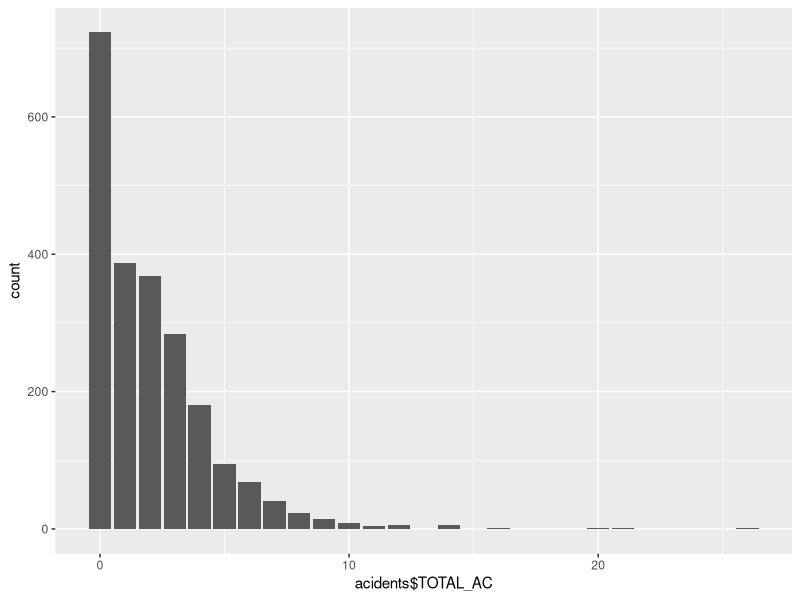
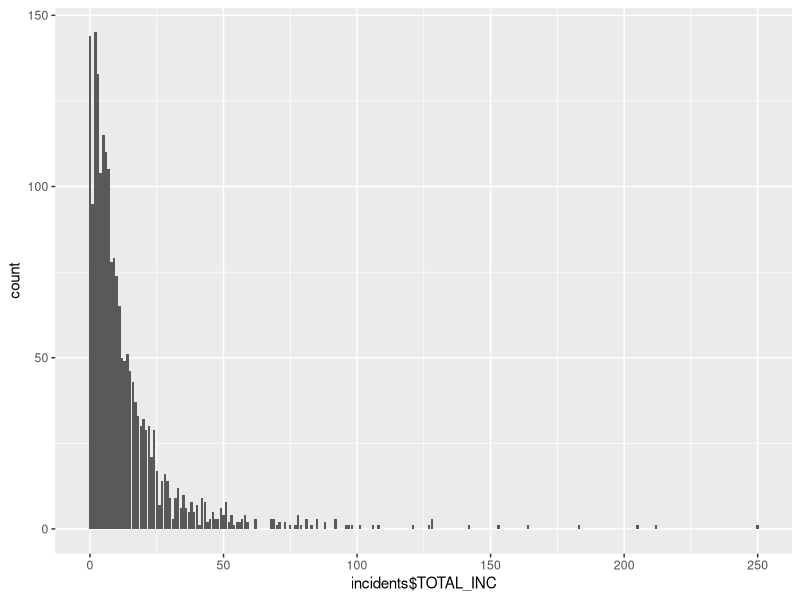
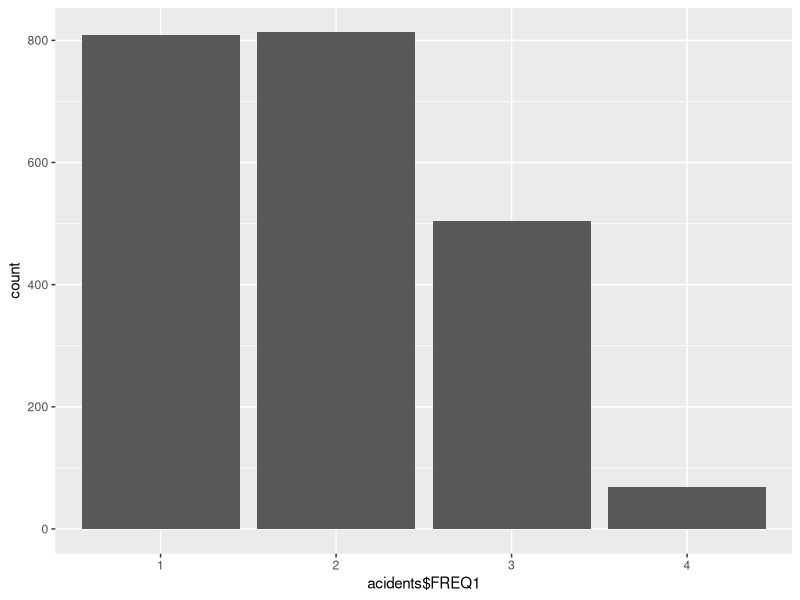
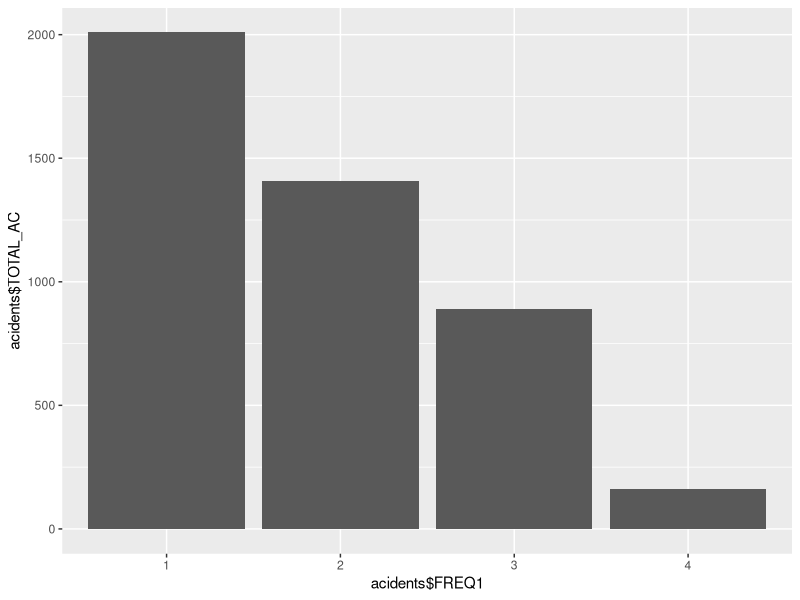
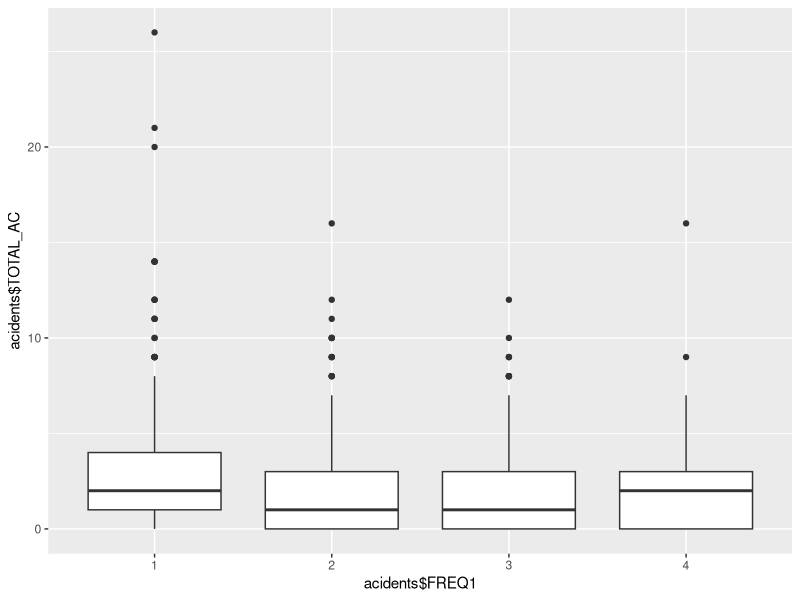
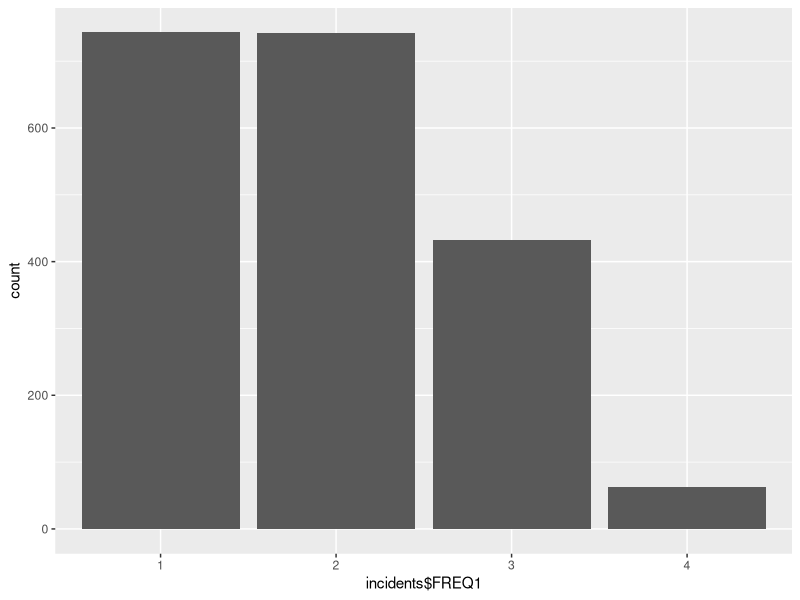
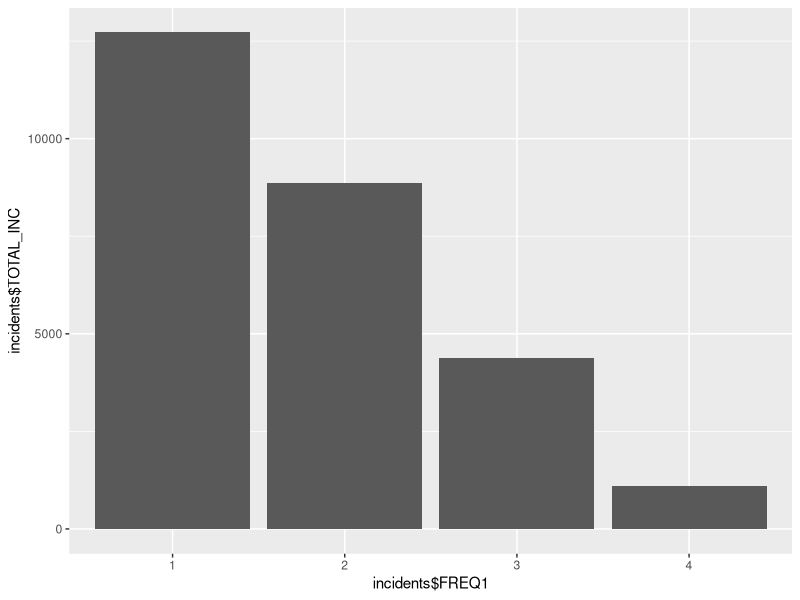
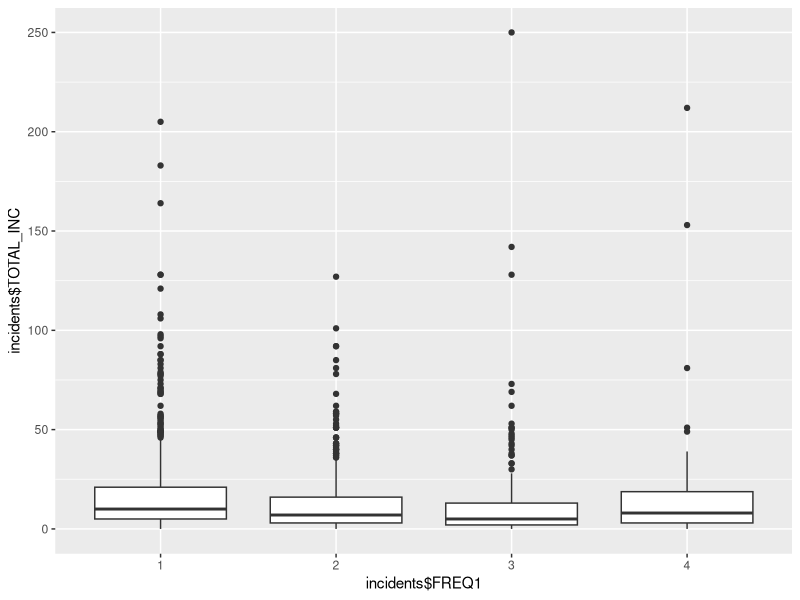

R code for these plots, in order:
library(tidyverse)

joined <- read.csv("prepared_data.csv", header = TRUE)
acidents  <- read.csv("BDD_ACCIDENTO_SUM_ACC.csv", header = TRUE)
incidents <- read.csv("BDD_INCIDENTO_SUM_INC.csv", header = TRUE)

#Transforming the missing values of the column TOTAL_AC, 
#corresponding to the people who did not have accidents, into 0
joined$TOTAL_AC[is.na(joined$TOTAL_AC)] <- 0
acidents$TOTAL_AC[is.na(acidents$TOTAL_AC)] <- 0


ggplot(acidents, mapping = aes(x=acidents$TOTAL_AC)) + geom_bar() #nb of people x nb of accidents 
  #Most people have never had an accident. Most of those who did had only 1 or 2 accidents.

ggplot(incidents, mapping = aes(x=incidents$TOTAL_INC)) + geom_bar() #nb of people x nb of incidents 

mean(acidents$TOTAL_AC) #2.051085
mean(incidents$TOTAL_INC) #13.70571


median(acidents$TOTAL_AC) #1
median(incidents$TOTAL_INC) #8

cor(joined$TOTAL_AC, joined$TOTAL_INC) # 0.04419411
  # The two variavles are not very correlated! This means that the number of incidents a person
  # has cannot predict the number of acidents they have!

# _________________ ANOVA FREQUENCY __________________________________________________________

#There is a problem with the structure of the file: some data is missplaced! We'll filter those instances out
acidents <- filter(acidents, acidents$FREQ1 < 5)

#Now we will tell R that the data is, in fact, categorical, and not an int
acidents$FREQ1 <- as.factor(acidents$FREQ1)
str(acidents$FREQ1)

# First we start by seeing how often the people use their motorcycles
ggplot(acidents, mapping = aes(x=acidents$FREQ1)) + geom_bar()
  # "We can see that the number of people that use it everyday is roughly the same as the number of people that use it 
  #   a couple of times a week"

#The total nulber of accidents by 
ggplot(acidents, mapping = aes(x=acidents$FREQ1, y=acidents$TOTAL_AC)) + geom_bar(stat="identity")
  # "When we look at the sum of all accidents, on the other hand, we can see that people that daily users are responsable 
  # for more accidents then those who use it sa couple of times a week"

#Boxplot of the frequency of utilisation x nb accidents
ggplot(acidents, mapping = aes(x=acidents$FREQ1, y=acidents$TOTAL_AC)) + geom_boxplot()
  # "By looking at the boxplot we observe that, all categories have about the same mean amount of accidents,
  # but the daily users category has some outliers that drag their average and total numbers up"

res.anova.f1.ac <- aov(TOTAL_AC ~ FREQ1, data = acidents)
summary(res.anova.f1.ac)
  # "By doind the ANOVA we find a p-value of 0.000974, which shows that there is a statistically significant
  #  relationship between the frequency of use and the number of accidents" But how much is it due to the outliers?

# For the incidents, we prepare the data as above
incidents <- filter(incidents, incidents$FREQ1 < 5)
incidents$FREQ1 <- as.factor(incidents$FREQ1)
str(acidents$FREQ1)

ggplot(incidents, mapping = aes(x=incidents$FREQ1)) + geom_bar()
ggplot(incidents, mapping = aes(x=incidents$FREQ1, y=incidents$TOTAL_INC)) + geom_bar(stat="identity")
ggplot(incidents, mapping = aes(x=incidents$FREQ1, y=incidents$TOTAL_INC)) + geom_boxplot()
  #We can see the same trends in the incident side

res.anova.f1.inc <- aov(TOTAL_INC ~ FREQ1, data = incidents)
summary(res.anova.f1.inc)
  #And the anova confirms, with a p-value of 1.34e-10, that the frequency of use also shares a relationship 
  #with the number of incidents

# _________________ ANOVA USAGE __________________________________________________________

# Same import error, same fix
incidents <- filter(incidents, incidents$USAGE1 < 4)
incidents$USAGE1 <- as.factor(incidents$USAGE1)
str(incidents$USAGE1)

ggplot(incidents, mapping = aes(x=incidents$USAGE1)) + geom_bar()
  #The number of people that use their motorcycles for leisure is slightly larger than 
  #those that use it to go to work while few people use it TO work

ggplot(incidents, mapping = aes(x=incidents$USAGE1, y=incidents$TOTAL_INC)) + geom_bar(stat="identity")
  #There are more accidents by those that go to work on their bikes than use it for leisure, 
  #in opposition to the previous finding

ggplot(incidents, mapping = aes(x=incidents$USAGE1, y=incidents$TOTAL_INC)) + geom_boxplot()
  #This graph indicates a higher average of incidnts for those who use their motorcycles professionaly.

res.anova.u1.inc <- aov(TOTAL_INC ~ USAGE1, data = incidents)
summary(res.anova.u1.inc)

acidents <- filter(acidents, acidents$USAGE1 < 4)
acidents$USAGE1 <- as.factor(acidents$USAGE1)
str(acidents$USAGE1)

ggplot(acidents, mapping = aes(x=acidents$USAGE1, y=acidents$TOTAL_AC)) + geom_bar(stat="identity")
  #Again we see those who use it to get to work with a higher number of accidents
ggplot(acidents, mapping = aes(x=acidents$USAGE1, y=acidents$TOTAL_AC)) + geom_boxplot()
  #But on average they have the same number...

res.anova.u1.ac <- aov(TOTAL_AC ~ USAGE1, data = acidents)
summary(res.anova.u1.ac)
  #The usage is also an important factor for accidents, with a p-value of 1.35e-05 ***


# _________________ NBKM1 Correlation __________________________________________________________

ggplot(incidents, mapping = aes(x=incidents$NBKM1, y=incidents$TOTAL_INC)) + geom_point()

ggplot(acidents, mapping = aes(x=acidents$NBKM1, y=acidents$TOTAL_AC)) + geom_point()

cor(incidents$NBKM1,incidents$TOTAL_INC) #0.08422457
cor(acidents$NBKM1,acidents$TOTAL_AC) #0.1371557
  #Both have weak positive correlations. 


# __________________ CYLINDRE1 Correlation ______________________________________________________

#R imported the variable as a factor - change it to numeric
incidents$CYLINDREE1 <-as.numeric(as.character(incidents$CYLINDREE1))
str(incidents$CYLINDREE1)
incidents$CYLINDREE1[is.na(incidents$CYLINDREE1)] <- 0

acidents$CYLINDREE1 <-as.numeric(as.character(acidents$CYLINDREE1))
str(acidents$CYLINDREE1)
incidents$CYLINDREE1[is.na(incidents$CYLINDREE1)] <- 0

#Nb of incidents x CC of the motorcycle
ggplot(incidents, mapping = aes(x=incidents$CYLINDREE1, y=incidents$TOTAL_INC)) + geom_point()

#Nb of accidents x CC of the motorcycle
ggplot(acidents, mapping = aes(x=acidents$CYLINDREE1, y=acidents$TOTAL_AC)) + geom_point()


cor(incidents$CYLINDREE1,incidents$TOTAL_INC) # -0.06999536
  #Very weak negative correlation!

cor(acidents$CYLINDREE1,acidents$TOTAL_AC) #0.08871506
  #Very weak positive correlation

# __________________ SEMAINE ____________________________________________________________

# Same import error, same fix
incidents$SEMAINE <- as.factor(incidents$SEMAINE)
str(incidents$SEMAINE)

respAprofInc <- filter(incidents, is.na(incidents$SEMAINE) == FALSE)
str(respAprofInc)

#Number of incidents by week/ weekend / holiday. Here each entry corresponds to a single incident
ggplot(respAprofInc, mapping = aes(x=respAprofInc$SEMAINE)) + geom_bar()
  #Most incidents happen on a weekday


acidents$SEMAINE <- as.factor(acidents$SEMAINE)
str(incidents$SEMAINE)

respAprofAc <- filter(acidents, is.na(acidents$SEMAINE) == FALSE)
#Number of acidents by week/ weekend / holiday. Here each entry corresponds to a single incident
ggplot(respAprofAc, mapping = aes(x=respAprofAc$SEMAINE)) + geom_bar()
  #Most incidents happen on a weekday => Very statistically likely i guess

#I does not make sense to do an ANOVA with these factors since they are specific to one event that  
#a person chose to tell us, it is not necessarily related to how many accidents that person had.

# __________________ MOMENT_JOURNE ____________________________________________________________ COOL!!!

respAprofInc$MOMENT_JOURNEE<- as.factor(respAprofInc$MOMENT_JOURNEE)
str(respAprofInc$MOMENT_JOURNEE)

#Number of incidents by time of the day. Here each entry corresponds to a single incident
ggplot(respAprofInc, mapping = aes(x=respAprofInc$MOMENT_JOURNEE)) + geom_bar()
  #Most incidents happen during the day

respAprofAc$MOMENTJOURNEE<- as.factor(respAprofAc$MOMENTJOURNEE)

#Number of acidents by time of the day. Here each entry corresponds to a single incident
ggplot(respAprofAc, mapping = aes(x=respAprofAc$SEMAINE)) + geom_bar()
  #More accidents by night than incidents. Events that happen at night are more likely to become accidents!!!!!

# __________________ TEMPS ____________________________________________________________

respAprofInc$TEMPS <- as.factor(respAprofInc$TEMPS)
str(respAprofInc$TEMPS)

#Number of incidents by the weather condition. Here each entry corresponds to a single incident
ggplot(respAprofInc, mapping = aes(x=respAprofInc$TEMPS)) + geom_bar()
  #Most incidents happen during dry weather

respAprofAc$TEMPS<- as.factor(respAprofAc$TEMPS)
str(respAprofAc$TEMPS)

#Number of accidents by the weather condition. Here each entry corresponds to a single accident
ggplot(respAprofAc, mapping = aes(x=respAprofAc$TEMPS)) + geom_bar()
  #More accidents with wet/ weather. Events that happen during these conditions are more likely to become accidents?

# __________________ TRAFIC ____________________________________________________________

respAprofInc  <- respAprofInc %>% filter(respAprofInc$TRAFIC %in% c(1,2,3,4)  ) %>% droplevels() 
str(respAprofInc$TRAFIC)

#Number of incidents by the traffic condition. Here each entry corresponds to a single incident
ggplot(respAprofInc, mapping = aes(x=respAprofInc$TRAFIC)) + geom_bar()
  #Most incidents happen with very fluid/ fluid

respAprofAc  <- respAprofAc %>% filter(TRAFIC %in% c(1,2,3,4)  ) %>% droplevels() 
str(respAprofAc$TRAFIC)

#Number of accidents by the traffic condition. Here each entry corresponds to a single accident
ggplot(respAprofAc, mapping = aes(x=respAprofAc$TRAFIC)) + geom_bar()
  #A greater proportion of accidents happen with slower traffic

# __________________ TRAJET ____________________________________________________________
respAprofInc$TRAJET<- as.factor(respAprofInc$TRAJET)
str(respAprofInc$TRAJET)

#Number of incidents by how habitual the path taken was. Here each entry corresponds to a single incident
ggplot(respAprofInc, mapping = aes(x=respAprofInc$TRAJET)) + geom_bar()

respAprofAc <- filter(respAprofAc, TRAJET %in% c(1,2,3))
respAprofAc$TRAJET <- as.factor(respAprofAc$TRAJET)
str(respAprofAc$TRAJET)

#Number of incidents by how habitual the path taken was. Here each entry corresponds to a single incident
ggplot(respAprofAc, mapping = aes(x=respAprofAc$TRAJET)) + geom_bar()

# __________________ TypeRoute ____________________________________________________________

respAprofInc <- respAprofInc %>% filter(as.integer(TYPE_ROUTE) < 7  ) %>% droplevels() 
str(respAprofInc$TYPE_ROUTE)

#Number of incidents by the type of road. Here each entry corresponds to a single incident
ggplot(respAprofInc, mapping = aes(x=respAprofInc$TYPE_ROUTE)) + geom_bar()

respAprofAc<- respAprofAc %>% filter(as.integer(TYPEROUTE) < 7  ) %>% droplevels() 
str(respAprofAc$TYPEROUTE)

#Number of incidents by the type of road. Here each entry corresponds to a single incident
ggplot(respAprofAc, mapping = aes(x=respAprofAc$TYPEROUTE)) + geom_bar()
  #Accidents occur more in cities


# __________________ Vitesse ____________________________________________________________

#Nb of incidents x speed
ggplot(respAprofInc, mapping = aes(x=VITESSE)) + geom_area(stat = "bin")
mean(respAprofInc$VITESSE) #64.3739
median(respAprofInc$VITESSE) #60

#Nb of acncidents x speed
ggplot(respAprofAc, mapping = aes(x=VITESSE)) +  geom_area(stat = "bin")
mean(respAprofAc$VITESSE) #47.25942
median(respAprofAc$VITESSE) #45

  #QUE??




